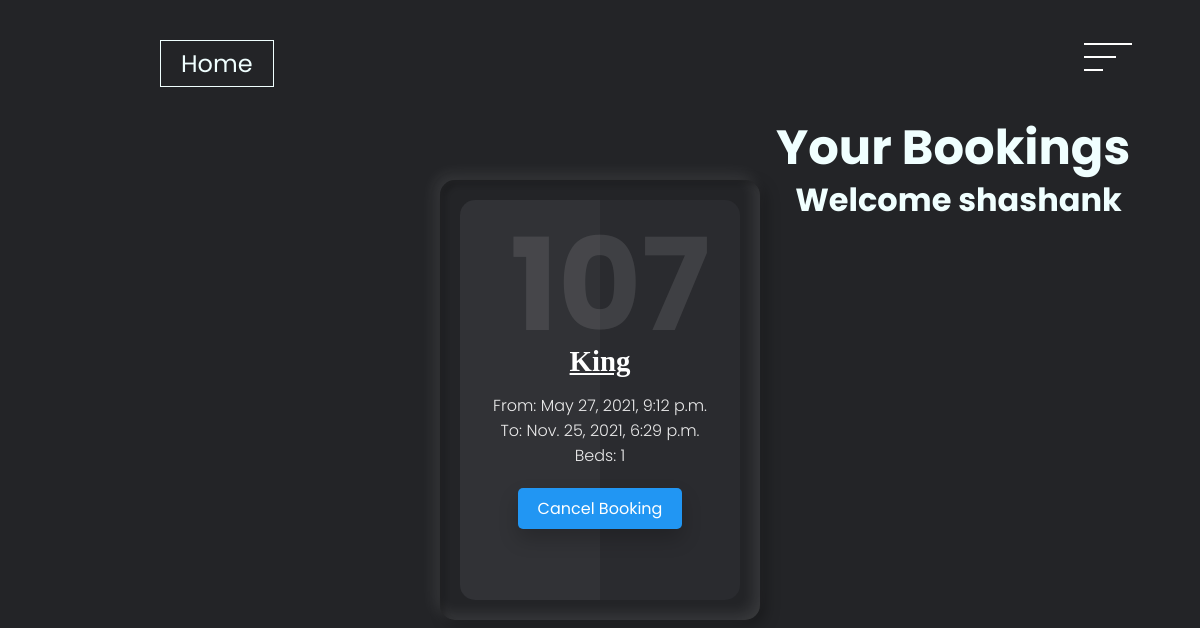
/booking_list/ (signed in), run on an earlier commit of the app's database.
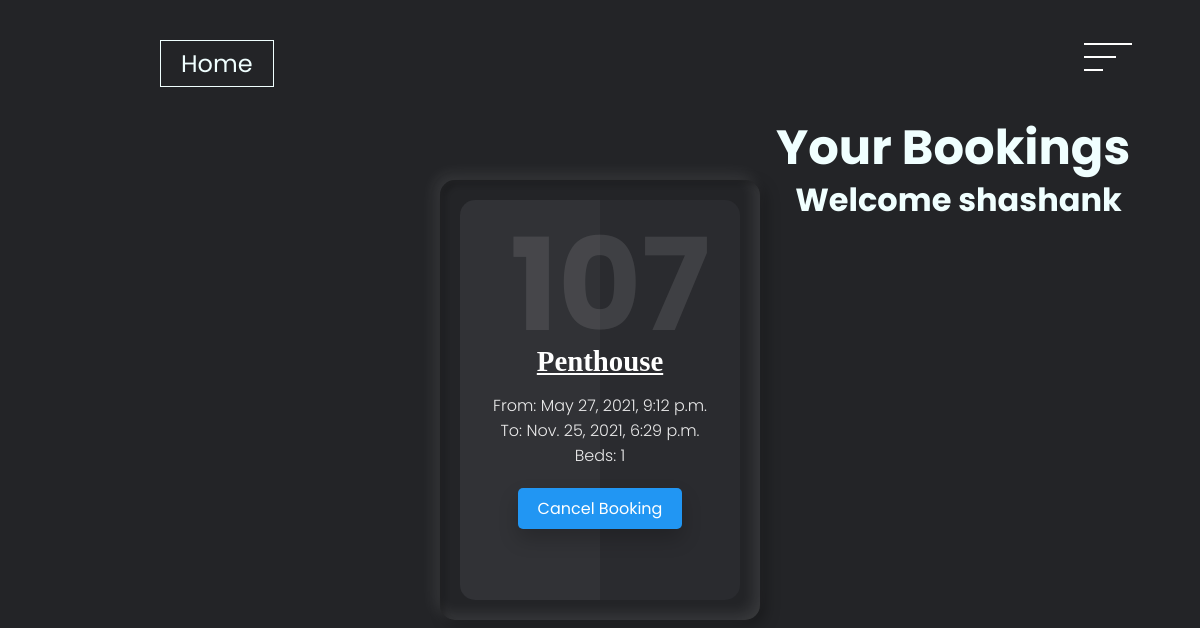
And on a later commit of the database.
### system/models.py (models this page shows, shortened)
class Booking(models.Model):
    user=models.ForeignKey(settings.AUTH_USER_MODEL, on_delete=models.CASCADE)
    room=models.ForeignKey(Room, on_delete=models.CASCADE)
    check_in=models.DateTimeField()
    check_out=models.DateTimeField()
    def get_room_category(self):
        room_categories=dict(self.room.categories)
        room_category=room_categories.get(self.room.category)
        return room_category
    def get_cancel_booking_url(self):
        return reverse('system:CancelBookingView', args=[self.pk])

class Room(models.Model):
    number=models.IntegerField()
    categories={
        ('STD','Standard'), ('CR', 'Connecting Room'), ('DEL', 'Deluxe'), ('KIN', 'King'), ('QUE', 'Queen'), ('SUI', 'Suite'), ('PEN', 'Penthouse')
    }
    category=models.CharField(max_length=3, choices=categories, default='STD')
    beds=models.IntegerField(default=1)

### system/views.py (the view)
# urls.py: path('booking_list/', views.BookingList.as_view(), name='BookingList'),
class BookingList(generic.ListView):
    model = Booking
    def get_queryset(self, *args, **kwargs):
        if self.request.user.is_staff:
            booking_list=Booking.objects.all()
            return booking_list
        else:
            booking_list = Booking.objects.filter(user=self.request.user)
            return booking_list

### system/templates/system/booking_list.html (shortened to what this page needs)
{% load static %}
<!DOCTYPE html>
<html lang="en">
<head>
  <link rel="stylesheet" href="{% static 'system/booking.css' %}">
</head>
<body>
  <header>
    <div class="wrapper">
      <ul>
        <li class="active"><a href="{% url 'system:homepage' %}" style="position: fixed; top: 2.5rem; left: 10rem;">Home</a></li>
      </ul>
    </div>
    <div class="closer">
      <div class="line"></div>
    </div>
{% block content %}
  </header>
  <div class="content">
    <div class="header">
        <div class="headings" style="position: absolute; top: 7rem; left: 44%; font-family: Century Gothic;">
            <h1 style="font-size: 3rem; position: fixed; top: 7rem; left: 48.5rem; color: azure;">Your Bookings</h1>
            <h2 style="font-size: 2rem; position: fixed; top: 11rem; left: 49.7rem; color: azure;">Welcome {{user}}</h2>
        </div>
    </div>
  {% for booking in booking_list %}
  <div class="container">
    <div class="card">
      <div class="box">
        <div class="content">
          <h2>{{booking.room.number}}</h2>
          <h3>{{booking.get_room_category}}</h3>
          <p>From: {{booking.check_in}} <br>To: {{booking.check_out}} <br> Beds: {{booking.room.beds}} </p>
          <a href="{{booking.get_cancel_booking_url}}">Cancel
            Booking</a>
        </div>
      </div>
    </div>
  {% endfor %}
    </div>
</div>
{% endblock %}
</body>
</html>

What changed in the data, as far as the page shows it:
changed Booking: get_room_category "King" → "Penthouse"
